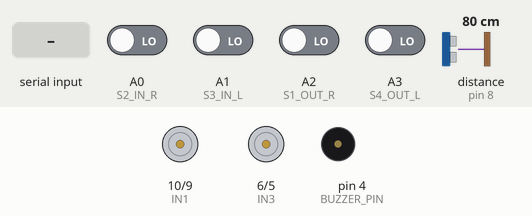
Bench run of a sketch on a simulated Arduino Uno, built with avr-gcc and run on an emulated ATmega328P. On the bench: motor-driver pin pairs drawn as motors (green arrow = first pin HIGH = forward, orange = second pin HIGH = backward, longer = more drive, scaled by the enable pin), buzzer (waves = sounding, pin HIGH). Wiring (inferred from the names in the program): ultrasonic range finder: trigger pin 7; echo pin 8. The test bench sets the inputs (shaded band); at power-on: A0 (S2_IN_R), A1 (S3_IN_L), A2 (S1_OUT_R), A3 (S4_OUT_L) LOW, distance to the obstacle (sensor on pin 8) 80 cm. The echo pulse lasts 58.3 µs per cm; pins used as bus, display or sensor lines are not drawn.

Above: at 1.2 s.
1.3 s: distance to the obstacle (sensor on pin 8) set to 17 cm
2.8 s: distance to the obstacle (sensor on pin 8) set to 13 cm
At 2.98 s:
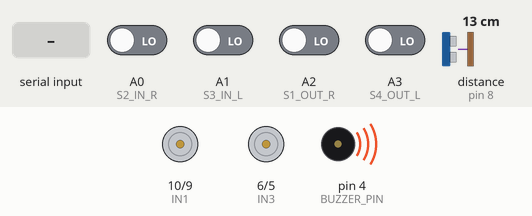
5.8 s: distance to the obstacle (sensor on pin 8) set to 18 cm
At 6.7 s:
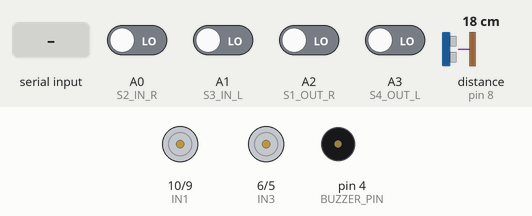
7.4 s: "X" received over the second serial link
At 8.5 s:
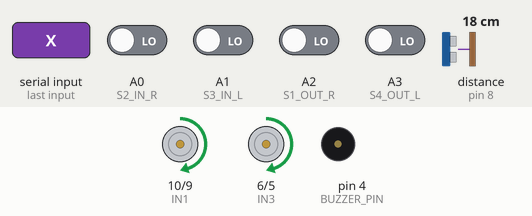
8.9 s: "B" received over the second serial link
At 9.6 s:
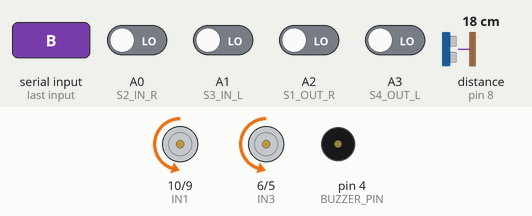
10.4 s: "L" received over the second serial link
At 10.8 s:
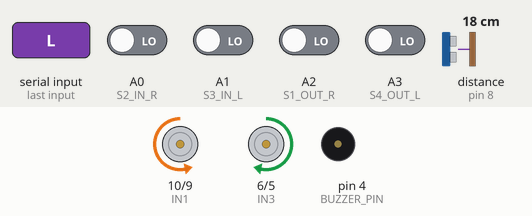
Timing chart, 0 to 12.9 s (numbered marks = the images above; inputs shaded):
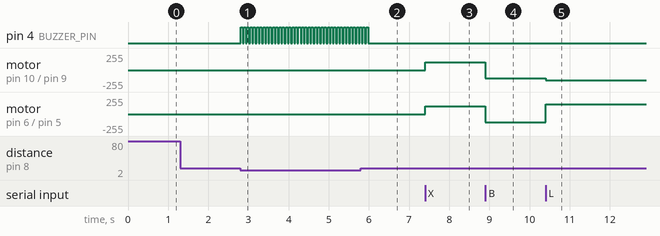

The sketch:

dualmoderobot.ino
```cpp
#include <SoftwareSerial.h>

// --- PIN DEFINITIONS ---
const int ENA = 11; const int IN1 = 10; const int IN2 = 9;
const int ENB = 3;  const int IN3 = 6;  const int IN4 = 5;

const int S4_OUT_L = A3;
const int S3_IN_L  = A1;
const int S2_IN_R  = A0;
const int S1_OUT_R = A2;

const int TRIG_PIN = 7;
const int ECHO_PIN = 8;
const int BUZZER_PIN = 4; // Annoying siren pin

SoftwareSerial BT(12, 13);

// --- STATE VARIABLES ---
bool isAuto = false;
int baseSpeed = 120;
int turnSpeed = 150;

void setup() {
  pinMode(ENA, OUTPUT); pinMode(IN1, OUTPUT); pinMode(IN2, OUTPUT);
  pinMode(ENB, OUTPUT); pinMode(IN3, OUTPUT); pinMode(IN4, OUTPUT);

  pinMode(TRIG_PIN, OUTPUT);
  pinMode(ECHO_PIN, INPUT);
  pinMode(BUZZER_PIN, OUTPUT);

  BT.begin(9600);
}

void loop() {
  long distance = getDistance();

  if (distance > 0 && distance < 15) {
    stopMotors();
    playAnnoyingSiren(); // Kick off the alarm
  }
  else {
    digitalWrite(BUZZER_PIN, LOW); // Silence when clear

    if (BT.available()) {
      char cmd = BT.read();
      if (cmd == 'X') isAuto = true;
      else if (cmd == 'F' || cmd == 'B' || cmd == 'L' || cmd == 'R' || cmd == 'S') {
        isAuto = false;
        executeManual(cmd);
      }
    }

    if (isAuto) {
      runLineFollower();
    }
  }
}

// --- ALARM FUNCTION ---
void playAnnoyingSiren() {
  // Rapidly oscillates between two high-pitched frequencies
  for (int i = 0; i < 5; i++) {
    digitalWrite(BUZZER_PIN, HIGH);
    delay(50);
    digitalWrite(BUZZER_PIN, LOW);
    delay(30);
  }
}

long getDistance() {
  digitalWrite(TRIG_PIN, LOW);
  delayMicroseconds(2);
  digitalWrite(TRIG_PIN, HIGH);
  delayMicroseconds(10);
  digitalWrite(TRIG_PIN, LOW);

  long duration = pulseIn(ECHO_PIN, HIGH, 20000);
  if (duration == 0) return 999;
  return duration * 0.034 / 2;
}

// --- LINE FOLLOWER & MANUAL LOGIC ---
void runLineFollower() {
  int outL = digitalRead(S4_OUT_L);
  int inL  = digitalRead(S3_IN_L);
  int inR  = digitalRead(S2_IN_R);
  int outR = digitalRead(S1_OUT_R);

  if (outL == 1)      hardLeft(turnSpeed);
  else if (outR == 1) hardRight(turnSpeed);
  else if (inL == 0 && inR == 0) forward(baseSpeed);
  else if (inL == 1 && inR == 0) pivotLeft(turnSpeed);
  else if (inR == 1 && inL == 0) pivotRight(turnSpeed);
  else if (inL == 1 && inR == 1) stopMotors();
}

void executeManual(char cmd) {
  switch (cmd) {
    case 'F': forward(baseSpeed); break;
    case 'B': backward(baseSpeed); break;
    case 'L': hardLeft(turnSpeed); break;
    case 'R': hardRight(turnSpeed); break;
    case 'S': stopMotors(); break;
  }
}

// --- MOTOR DRIVE ---
void forward(int spd) {
  digitalWrite(IN1, HIGH); digitalWrite(IN2, LOW);
  digitalWrite(IN3, HIGH); digitalWrite(IN4, LOW);
  analogWrite(ENA, spd);   analogWrite(ENB, spd);
}

void backward(int spd) {
  digitalWrite(IN1, LOW);  digitalWrite(IN2, HIGH);
  digitalWrite(IN3, LOW);  digitalWrite(IN4, HIGH);
  analogWrite(ENA, spd);   analogWrite(ENB, spd);
}

void pivotLeft(int spd) {
  analogWrite(ENA, 0);   analogWrite(ENB, spd);
}

void pivotRight(int spd) {
  analogWrite(ENA, spd); analogWrite(ENB, 0);
}

void hardLeft(int spd) {
  digitalWrite(IN1, LOW);  digitalWrite(IN2, HIGH);
  digitalWrite(IN3, HIGH); digitalWrite(IN4, LOW);
  analogWrite(ENA, spd);   analogWrite(ENB, spd);
}

void hardRight(int spd) {
  digitalWrite(IN1, HIGH); digitalWrite(IN2, LOW);
  digitalWrite(IN3, LOW);  digitalWrite(IN4, HIGH);
  analogWrite(ENA, spd);   analogWrite(ENB, spd);
}

void stopMotors() {
  analogWrite(ENA, 0); analogWrite(ENB, 0);
}
```

Measured:
- the behaviour switches between 16 and 15 cm on distance to the obstacle (sensor on pin 8) (found by bisection; images 0 and 1)
- after the input at 1.3 s, every drawn part: stays the same
- after the input at 2.8 s, pin 4 (BUZZER_PIN): alternates HIGH for 0.05 s and LOW for 0.03 s, starting at once
- after the input at 5.8 s, pin 4 (BUZZER_PIN): goes on until 6.0 s, then stays LOW
- after the input at 7.4 s, motor on pin 10 (IN1) / pin 9 (IN2), motor on pin 6 (IN3) / pin 5 (IN4): stopped → forward 120/255 at once
- after the input at 8.9 s, motor on pin 10 (IN1) / pin 9 (IN2), motor on pin 6 (IN3) / pin 5 (IN4): forward 120/255 → backward 120/255 at once
- after the input at 10.4 s, motor on pin 10 (IN1) / pin 9 (IN2): backward 120/255 → backward 150/255 at once; motor on pin 6 (IN3) / pin 5 (IN4): backward 120/255 → forward 150/255 at once
